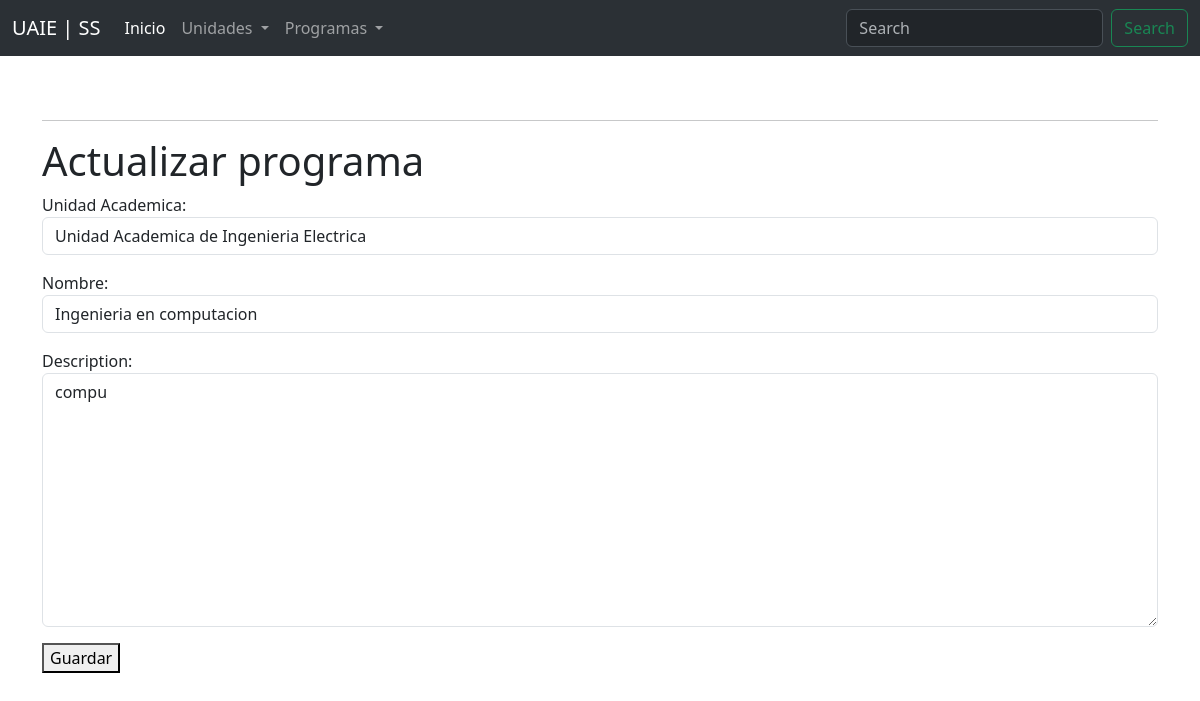
Page /programas/editar/10 on the committed database.
### programa_academico/models.py (models this page shows, shortened)
class ProgramaAcademico(models.Model):
    unidad_academica = models.ForeignKey('programa_academico.UnidadAcademica', verbose_name='Unidad Academica', on_delete=models.CASCADE)
    nombre = models.CharField(max_length=150)
    descripcion = models.TextField('Description')

class UnidadAcademica(models.Model):
    nombre = models.CharField(max_length=150)
    descripcion = models.TextField('Description')
    def __str__(self) -> str:
        return self.nombre

### programa_academico/views.py (the view)
def editar_programa(request, id):
    programa = ProgramaAcademico.objects.get(id = id)
    if request.method == 'POST':
        form = FormProgramaAcademico(request.POST, instance=programa)
        if form.is_valid():
            form.save()
            return redirect('lista_programas')
    else:
        form = FormProgramaAcademico(instance=programa)
    context = {'form': form}
    return render(request, 'editar_programa.html', context)

### programa_academico/forms.py
class FormProgramaAcademico(forms.ModelForm):
    class Meta:
        model = ProgramaAcademico
        fields = '__all__'
        widgets = {
            'unidad_academica': forms.Select(
                attrs={
                    'class': 'form-control',
                }
            ),
            'nombre': forms.TextInput(
                attrs={
                    'class':'form-control',
                    'placeholder': 'UAIE',
                    }
            ),
            'descripcion': forms.Textarea(
                attrs={
                    'class': 'form-control',
                    'placeholder': 'Escribe una descripcion'
                }
            ),
        }

### programa_academico/templates/editar_programa.html (shortened to what this page needs)
{% extends 'base.html' %}
{% block contenido %}
<br>
<hr>
<body>
    <h1>Actualizar programa</h1>
    <form method="post">
        {{form.as_p}}
        <button type="submit">Guardar</button>
    </form>
</body>
{% endblock contenido %}

### rows in the picture
ProgramaAcademico: unidad_academica "Unidad Academica de Ingenieria Electrica", descripcion "compu"
UnidadAcademica: nombre "Ingenieria en computacion"
